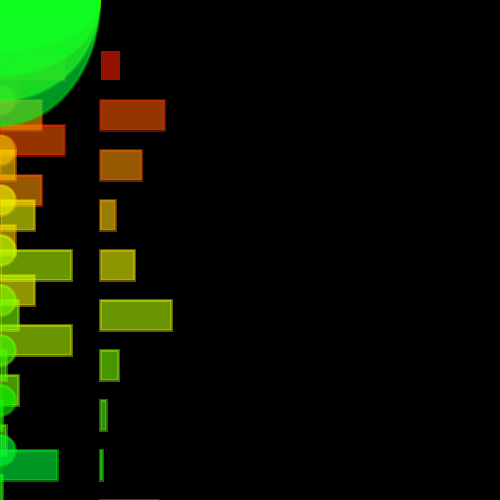
Frame 1 (no input)
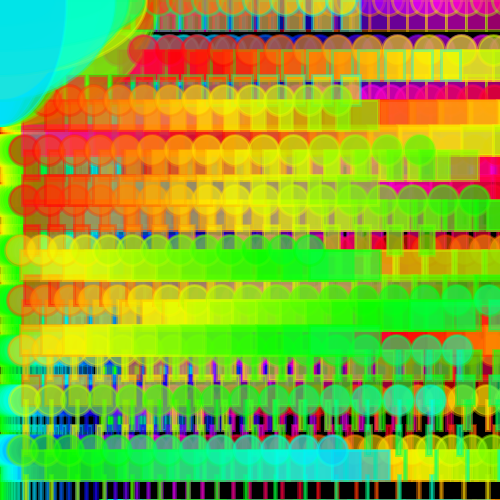
Frame 60 (the mouse pressed at the canvas centre just before this capture)
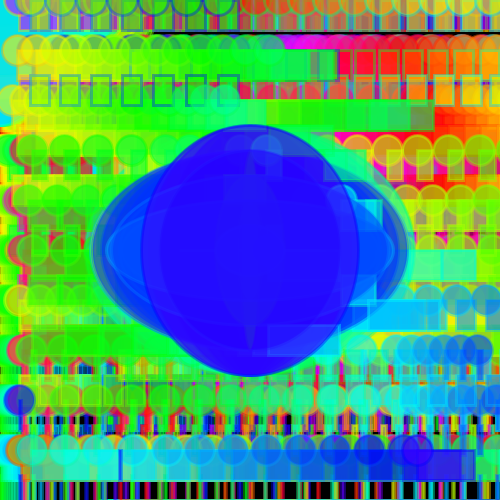
Frame 120 (the mouse held since frame 60 and released just before this capture)

The Processing sketch that drew these frames (run headless with seeded random() and noise(); from frame 60 on, the mouse is pressed at the canvas centre):

// Processing sketch: processing_117647
// ── processing_117647.pde

Circles Jerry;
Circles Vezenelle;
Circles Celesto;
Circles Lior;
Circles Joseph;
Circles Evangelo;
Circles Prymoxander;
Circles Dizmer;
Circles Alexandrus;
Circles Devazone;

void setup() {
  background(0);
  colorMode(HSB);
  size(500, 500);
  Jerry = new Circles(color(random(255), 255, 255, 100));
  Jerry.y=0;
  Jerry.velocity=random(1);
  
  Vezenelle = new Circles(color(random(255), 255, 255.100));
  Vezenelle.y=50;
  Vezenelle.velocity=random(1);
  Vezenelle.beauty=10;

  Celesto= new Circles(color(random(255), 255, 255, 100));
  Celesto.y=100;
  Celesto.beauty=20;
  Celesto.velocity=random(1);

    Lior= new Circles(color(random(255), 255, 255, 100));
  Lior.y=150;
  Lior.beauty=30;
  Lior.velocity=random(1);
  
  Joseph=new Circles(color(random(255),255,255,100));
  Joseph.y=200;
  Joseph.beauty=40;
  Joseph.velocity=random(1);
  
  Evangelo=new Circles(color(random(255),255,255,100));
  Evangelo.y=250;
  Evangelo.beauty=50;
  Evangelo.velocity=random(1);
  
  Prymoxander=new Circles(color(random(255),255,255,100));
  Prymoxander.y=300;
  Prymoxander.beauty=60;
  Prymoxander.velocity=random(1);
  
  Dizmer= new Circles(color(random(255),255,255,100));
  Dizmer.y=350;
  Dizmer.beauty=70;
  Dizmer.velocity=random(1);
  
  Alexandrus= new Circles(color(random(255),255,255,100));
  Alexandrus.y=400;
  Alexandrus.beauty=80;
  Alexandrus.velocity=random(1);
  
  Devazone= new Circles(color(random(255),255,255,100));
  Devazone.y=450;
  Devazone.beauty=90;
  Devazone.velocity=random(1);
}

void draw() {
  //background(0);
  Jerry.update();
  Jerry.display();
  Vezenelle.update();
  Vezenelle.display();
  Celesto.update();
  Celesto.display();
  Lior.update();
  Lior.display();
  Joseph.update();
  Joseph.display();
  Evangelo.update();
  Evangelo.display();
  Prymoxander.update();
  Prymoxander.display();
  Dizmer.update();
  Dizmer.display();
  Alexandrus.update();
  Alexandrus.display();
  Devazone.update();
  Devazone.display();
  
  
  
}
class Circles{
  float x;
  float y;
  float xspeed;
  float yspeed;
  float velocity;
  color fillValue;
  float beauty;
  float z;
  
  
  
Circles(color c){

  
  z=random(75);
  x=0;
  y=0;
  xspeed=0;
  yspeed=1;
  fillValue =c; 
  velocity=0;
  beauty=0;
  
}

void update(){
  println(velocity);
  
if (x>=width){x=0;}
if (velocity>=35){velocity=random(35);}

x=x+xspeed+velocity;
velocity=velocity+random(1);


beauty= beauty+5;
if(beauty>=255){beauty=0;}
}

void display(){
  
 //noStroke();
fill(beauty,255,255,150);
rect (x,y,z,30);
rect(x+100,y+50,z,30);
rect(x,y+75,z,30);
ellipse(x,y,30,30);
ellipse(mouseX,mouseY,x-200,y-200);
smooth();
strokeWeight(3);
stroke(beauty,255,255,100);




}
}
